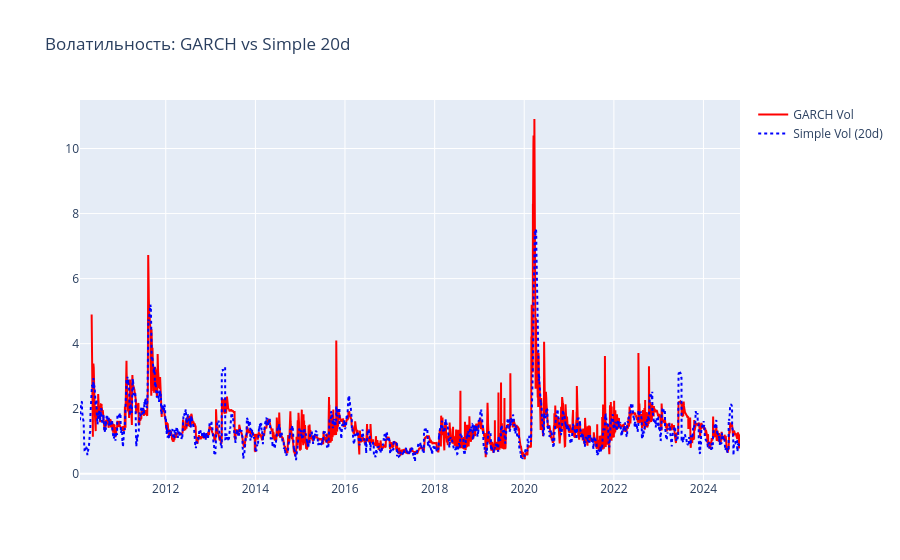

The notebook cell this image was saved under:
### Code cell
# Вычисляем волатильность
vol_simple = returns_nasdq.rolling(20).std()

# Берём только валидные значения и соответствующие им даты
valid_mask = vol_simple.notna()
vol_simple_valid = vol_simple[valid_mask]
dates_for_vol = nasdq_df['Date'].values[1:][valid_mask]  # даты без первого NaN от diff

print(f"Returns: {len(returns_nasdq)}")
print(f"Volatility: {len(vol_simple_valid)}")
print(f"Dates for vol: {len(dates_for_vol)}")

fig = go.Figure()

# GARCH predictions (уже со своими датами)
fig.add_trace(go.Scatter(
    x=nasdq_dates, 
    y=np.sqrt(nasdq_predictions), 
    name='GARCH Vol', 
    line=dict(color='red')
))

# Simple volatility (с выровненными датами)
fig.add_trace(go.Scatter(
    x=dates_for_vol,          # ← правильные даты
    y=vol_simple_valid,       # ← без NaN
    name='Simple Vol (20d)', 
    line=dict(color='blue', dash='dot')
))

fig.update_layout(title='Волатильность: GARCH vs Simple 20d')
fig.show()

### Figure 1 — Plotly figure (JSON) as saved in the notebook; plotly's stock layout.template omitted (floating-point values rounded to 4 significant figures; data arrays with more than 128 entries replaced by an {"elided": "..."} marker saying what was removed)
{"data": [{"line": {"color": "red"}, "name": "GARCH Vol", "type": "scatter", "x": {"elided": "3823 str values"}, "y": {"elided": "3823 float values"}}, {"line": {"color": "blue", "dash": "dot"}, "name": "Simple Vol (20d)", "type": "scatter", "x": {"elided": "3894 str values"}, "y": {"elided": "3894 float values"}}], "layout": {"title": {"text": "Волатильность: GARCH vs Simple 20d"}}}
